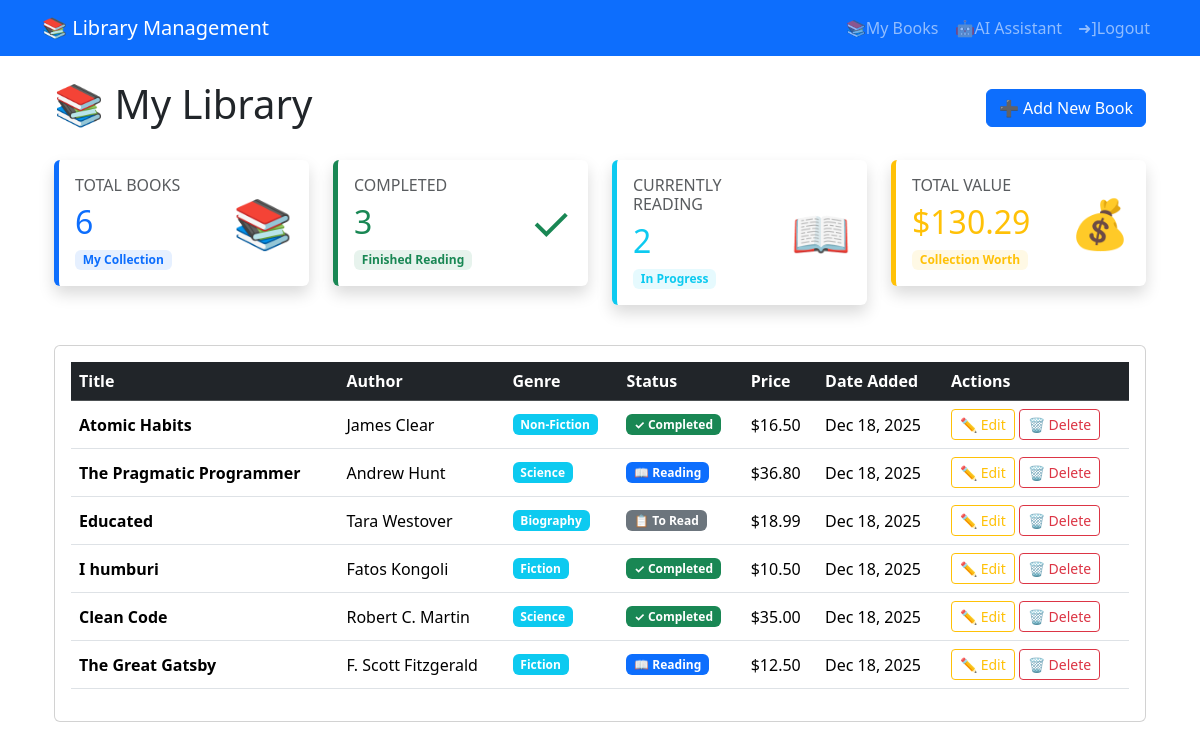
/books (signed in), run on the app's committed database.
### models.py (models this page shows, shortened)
class Book(db.Model):
    id = db.Column(db.Integer, primary_key=True)
    title = db.Column(db.String(100), nullable=False)
    author = db.Column(db.String(100), nullable=False)
    genre = db.Column(db.String(50), nullable=False)
    status = db.Column(db.String(20), nullable=False, default='To Read')
    price = db.Column(db.Float, default=0.0)
    date_added = db.Column(db.DateTime, nullable=False, default=datetime.utcnow)
    user_id = db.Column(db.Integer, db.ForeignKey('user.id'), nullable=False) #foreign key to User model

### app.py (the view)
@app.route('/books')
@login_required
def books_page():
    books = (
        Book.query
        .filter_by(user_id=current_user.id)
        .order_by(Book.date_added.desc())
        .all()
    )
    return render_template('books.html', books=books)

### app.py (called while the page is built)
@login_manager.user_loader
def load_user(user_id):
    return User.query.get(int(user_id))

### templates/books.html (shortened to what this page needs)
{% extends "base.html" %}
{% block content %}
<div class="container mt-4">
    <div class="d-flex justify-content-between align-items-center mb-4">
        <h1>📚 My Library</h1>
        <a href="{{ url_for('new_book') }}" class="btn btn-primary">
            ➕ Add New Book
        </a>
    </div>
    <div class="row mb-4">
        <div class="col-lg-3 col-md-6 mb-3">
            <div class="card shadow border-0 border-start border-primary border-5">
                <div class="card-body">
                    <div class="row align-items-center">
                        <div class="col">
                            <h6 class="text-uppercase text-muted mb-2">Total Books</h6>
                            <h2 class="text-primary mb-0">{{ books|length }}</h2>
                            <div class="mt-2">
                                <span class="badge bg-primary bg-opacity-10 text-primary">
                                    My Collection
                                </span>
                            </div>
                        </div>
                        <div class="col-auto">
                            <div class="text-primary" style="font-size: 3rem;">
                                📚
                            </div>
                        </div>
                    </div>
                </div>
            </div>
        </div>
        <div class="col-lg-3 col-md-6 mb-3">
            <div class="card shadow border-0 border-start border-success border-5">
                <div class="card-body">
                    <div class="row align-items-center">
                        <div class="col">
                            <h6 class="text-uppercase text-muted mb-2">Completed</h6>
                            <h2 class="text-success mb-0">{{ books|selectattr('status', 'equalto', 'Completed')|list|length }}</h2>
                            <div class="mt-2">
                                <span class="badge bg-success bg-opacity-10 text-success">
                                    Finished Reading
                                </span>
                            </div>
                        </div>
                        <div class="col-auto">
                            <div class="text-success" style="font-size: 3rem;">
                                ✓
                            </div>
                        </div>
                    </div>
                </div>
            </div>
        </div>
        <div class="col-lg-3 col-md-6 mb-3">
            <div class="card shadow border-0 border-start border-info border-5">
                <div class="card-body">
                    <div class="row align-items-center">
                        <div class="col">
                            <h6 class="text-uppercase text-muted mb-2">Currently Reading</h6>
                            <h2 class="text-info mb-0">{{ books|selectattr('status', 'equalto', 'Reading')|list|length }}</h2>
                            <div class="mt-2">
                                <span class="badge bg-info bg-opacity-10 text-info">
                                    In Progress
                                </span>
                            </div>
                        </div>
                        <div class="col-auto">
                            <div class="text-info" style="font-size: 3rem;">
                                📖
                            </div>
                        </div>
                    </div>
                </div>
            </div>
        </div>
        <div class="col-lg-3 col-md-6 mb-3">
            <div class="card shadow border-0 border-start border-warning border-5">
                <div class="card-body">
                    <div class="row align-items-center">
                        <div class="col">
                            <h6 class="text-uppercase text-muted mb-2">Total Value</h6>
                            <h2 class="text-warning mb-0">${{ "%.2f"|format(books|sum(attribute='price')) }}</h2>
                            <div class="mt-2">
                                <span class="badge bg-warning bg-opacity-10 text-warning">
                                    Collection Worth
                                </span>
                            </div>
                        </div>
                        <div class="col-auto">
                            <div class="text-warning" style="font-size: 3rem;">
                                💰
                            </div>
                        </div>
                    </div>
                </div>
            </div>
        </div>
    </div>
    {% if books %}
        <div class="card">
            <div class="card-body">
                <div class="table-responsive">
                    <table class="table table-hover align-middle">
                        <thead class="table-dark">
                            <tr>
                                <th>Title</th>
                                <th>Author</th>
                                <th>Genre</th>
                                <th>Status</th>
                                <th>Price</th>
                                <th>Date Added</th>
                                <th>Actions</th>
                            </tr>
                        </thead>
                        <tbody>
                            {% for book in books %}
                            <tr>
                                <td><strong>{{ book.title }}</strong></td>
                                <td>{{ book.author }}</td>
                                <td><span class="badge bg-info">{{ book.genre }}</span></td>
                                <td>
                                    {% if book.status == 'Completed' %}
                                        <span class="badge bg-success">✓ {{ book.status }}</span>
                                    {% elif book.status == 'Reading' %}
                                        <span class="badge bg-primary">📖 {{ book.status }}</span>
                                    {% else %}
                                        <span class="badge bg-secondary">📋 {{ book.status }}</span>
                                    {% endif %}
                                </td>
                                <td>${{ "%.2f"|format(book.price) }}</td>
                                <td>{{ book.date_added.strftime('%b %d, %Y') }}</td>
                                <td>
                                    <a href="{{ url_for('edit_book', book_id=book.id) }}"
                                       class="btn btn-sm btn-outline-warning">
                                        ✏️ Edit
                                    </a>
                                    <form method="POST"
                                          action="{{ url_for('delete_book', book_id=book.id) }}"
                                          style="display: inline;"
                                          onsubmit="return confirm('Are you sure you want to delete \'{{ book.title }}\'?');">
                                        <button type="submit" class="btn btn-sm btn-outline-danger">
                                            🗑️ Delete
                                        </button>
                                    </form>
                                </td>
                            </tr>
                            {% endfor %}
                        </tbody>
                    </table>
                </div>
            </div>
        </div>
    {% endif %}
</div>
{% endblock content %}

### templates/base.html (shortened to what this page needs)
<html >
<head>
    <link href="https://cdn.jsdelivr.net/npm/bootstrap@5.3.8/dist/css/bootstrap.min.css" rel="stylesheet">
</head>
<body>
     <nav class="navbar navbar-expand-lg navbar-dark bg-primary">
        <div class="container">
            <a class="navbar-brand" href="{{ url_for('home') }}">📚 Library Management</a>
            <div class="navbar-nav ms-auto">
                {% if current_user.is_authenticated %}
                    <a class="nav-link" href="{{ url_for('books_page') }}">📚My Books</a>
                    <a class="nav-link" href="{{ url_for('ai_query') }}">🤖AI Assistant</a>
                    <a class="nav-link" href="{{ url_for('logout') }}">➜]Logout</a>
                {% else %}
                    <a class="nav-link" href="{{ url_for('login') }}">➜]Login</a>
                    <a class="nav-link" href="{{ url_for('register') }}">🔗Register</a>
                {% endif %}
            </div>
        </div>
    </nav>
    <div class="container mt -4">
        {% block content %} {% endblock %}
    </div>
</body>
</html>

### data on the page
Book: title "Atomic Habits", author "James Clear", genre "Non-Fiction", status "Completed", price "16.50", date_added "Dec 18, 2025"
Book: title "The Pragmatic Programmer", author "Andrew Hunt", genre "Science", status "Reading", price "36.80", date_added "Dec 18, 2025"
Book: title "Educated", author "Tara Westover", genre "Biography", status "To Read", price "18.99", date_added "Dec 18, 2025"
Book: title "I humburi", author "Fatos Kongoli", genre "Fiction", status "Completed", price "10.50", date_added "Dec 18, 2025"
Book: title "Clean Code", author "Robert C. Martin", genre "Science", status "Completed", price "35.00", date_added "Dec 18, 2025"
Book: title "The Great Gatsby", author "F. Scott Fitzgerald", genre "Fiction", status "Reading", price "12.50", date_added "Dec 18, 2025"

### other printed values
{{ books|length }} "6"
{{ books|selectattr('status', 'equalto', 'Completed')|list|length }} "3"
{{ books|selectattr('status', 'equalto', 'Reading')|list|length }} "2"
{{ "%.2f"|format(books|sum(attribute='price')) }} "130.29"
